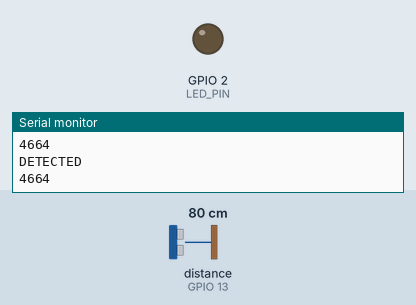
Bench run of a sketch on a simulated ESP8266 (NodeMCU). On the bench: output pins drawn as LEDs (lit = HIGH), the last lines printed to the serial monitor. Wiring (inferred from the names in the program): ultrasonic range finder: trigger GPIO 13; echo GPIO 13. Inputs (shaded band) come from the test bench; at power-on: distance to the obstacle (sensor on GPIO 13) 80 cm. The echo pulse lasts 58.3 µs per cm.

Above: at 1.2 s.
1.3 s: distance to the obstacle (sensor on GPIO 13) set to 19 cm
2.8 s: distance to the obstacle (sensor on GPIO 13) set to 16 cm
At 3.4 s:
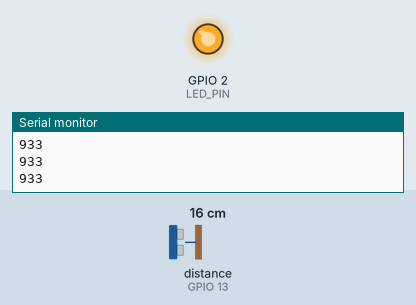
4.3 s: distance to the obstacle (sensor on GPIO 13) set to 18 cm
At 4.7 s:
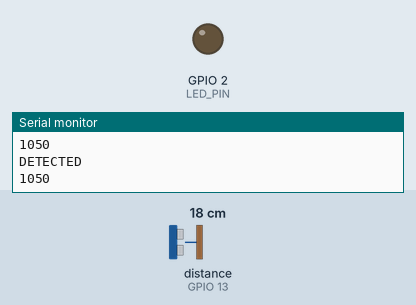
5.9 s: distance to the obstacle (sensor on GPIO 13) set to 2 cm
At 6.9 s:
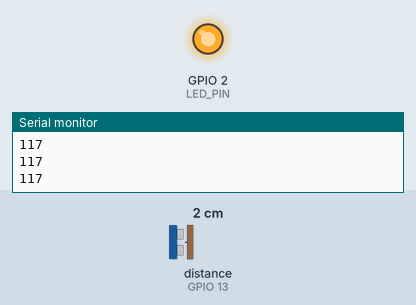
Timing chart, 0 to 8.4 s (numbered marks = the images above; inputs shaded):
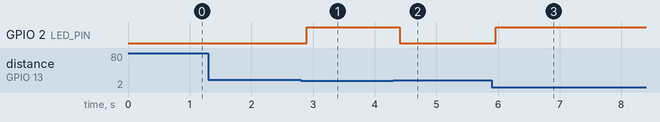

The sketch:

activitysensor.ino
```cpp
#include <ESP8266WiFi.h>

//////////////////////
// WiFi Definitions //
//////////////////////
const char WiFiAPPSK[] = "GPSOUTH-78";

/////////////////////
// Pin Definitions //
/////////////////////
const int LED_PIN = 2; // Thing's onboard, green LED
const int ANALOG_PIN = A0; // The only analog pin on the Thing
const int PING_PIN = 13; // Digital pin to be read

long upperBound = 10000;
long lowerBound = 1000;
bool visitor = false;
String s = "";
int countDown = 3;

WiFiServer server(80);

void setup() {
  // put your setup code here, to run once:
  initHardware();
  setupWiFi();
  server.begin();
}

void loop() {
  // put your main code here, to run repeatedly:

  long duration, distance;

  pinMode(PING_PIN, OUTPUT);

  // The PING))) is triggered by a HIGH pulse of 2 or more microseconds.
  // Give a short LOW pulse beforehand to ensure a clean HIGH pulse:
  digitalWrite(PING_PIN, LOW);
  delayMicroseconds(2);
  digitalWrite(PING_PIN, HIGH);
  delayMicroseconds(5);
  digitalWrite(PING_PIN, LOW);

  pinMode(PING_PIN, INPUT);
  duration = pulseIn(PING_PIN, HIGH);
  Serial.println(duration);
  delay(50);

    if (duration > lowerBound && duration < upperBound) {
      Serial.println("DETECTED");
      //Serial.println(visitor);
      //Serial.println(countDown);
      countDown -= 1;
      if (!visitor && countDown < 0) {
        Serial.println("VISITOR");
        s = "Content-Type: text/html\r\n\r\n";
        s += duration;
        s += ',';
        s += millis()/1000;
        visitor = true;
        countDown = 3;
        digitalWrite(LED_PIN, 0);
      }
    } else {
      visitor = false;
      if (countDown < 3) {
        countDown += 1;
      }
      digitalWrite(LED_PIN, 1);

    }

  // Check if a client has connected
  WiFiClient client = server.available();
  if (!client) {
    return;
  }
  // Read the first line of the request
  String req = client.readStringUntil('\r');
  Serial.println(req);
  client.flush();

  // Match the request
  // int val = -1; // We'll use 'val' to keep track of both the
                // request type (read/set) and value if set.
  //if (req.indexOf("/led/on") != -1)
  //  digitalWrite(LED_PIN, 0); // Will turn LED on
  //else if (req.indexOf("/led/off") != -1)
  //  digitalWrite(LED_PIN, 1); // Will turn LED off
  //else if (req.indexOf("/distance") != -1)
  //  val = 2; // Will turn LED off
  //else if (req.indexOf("/read") != -1)
  //  val = -2; // Will print pin reads
  // Otherwise request will be invalid. We'll say as much in HTML

  //client.flush();

  // Prepare the response. Start with the common header:
  //String s = "HTTP/1.1 200 OK\r\n";
  //s += "<!DOCTYPE HTML>\r\n<html>\r\n";

  // If we're setting the LED, print out a message saying we did
  //if (val >= 0)
  //{
  //  s += "LED is now ";
  //  s += (val)?"off":"on";
  //}
  //else if (val == -2)
  //{ // If we're reading pins, print out those values:
    //s += "Distance = ";

    /* The following trigPin/echoPin cycle is used to determine the
    distance of the nearest object by bouncing soundwaves off of it. */

    //Calculate the distance (in cm) based on the speed of sound.
    //distance = duration / 29 / 2;
    //s += distance;


    //Delay 50ms before next reading.
    delay(1000);


    //s += "<br>"; // Go to the next line.
    //s += "Analog Pin = ";
    //s += String(analogRead(ANALOG_PIN));
    //s += "<br>"; // Go to the next line.
  //}
  //else
  //{
  //  s += "Invalid Request.<br> Try /led/1, /led/0, or /read.";
  //}
  //s += "</html>\n";

  // Send the response to the client
  client.print(s);
  delay(1);
  Serial.println("Client disconnected");

}

void setupWiFi()
{
  WiFi.mode(WIFI_AP);

  // Do a little work to get a unique-ish name. Append the
  // last two bytes of the MAC (HEX'd) to "Thing-":
  uint8_t mac[WL_MAC_ADDR_LENGTH];
  WiFi.softAPmacAddress(mac);
  String macID = String(mac[WL_MAC_ADDR_LENGTH - 2], HEX) +
                 String(mac[WL_MAC_ADDR_LENGTH - 1], HEX);
  macID.toUpperCase();
  String AP_NameString = "ActivitySensor " + macID;

  char AP_NameChar[AP_NameString.length() + 1];
  memset(AP_NameChar, 0, AP_NameString.length() + 1);

  for (int i=0; i<AP_NameString.length(); i++)
    AP_NameChar[i] = AP_NameString.charAt(i);

  WiFi.softAP(AP_NameChar, WiFiAPPSK);
}

void initHardware()
{
  Serial.begin(115200);
  pinMode(PING_PIN, OUTPUT);
  pinMode(LED_PIN, OUTPUT);
  digitalWrite(LED_PIN, LOW);
  // Don't need to set ANALOG_PIN as input,
  // that's all it can be.
}
```

Measured:
- the behaviour switches between 18 and 17 cm on distance to the obstacle (sensor on GPIO 13) (found by bisection; images 0 and 1)
- after the input at 2.8 s, GPIO 2 (LED_PIN): LOW → HIGH after 0.10 s
- after the input at 4.3 s, GPIO 2 (LED_PIN): HIGH → LOW after 0.10 s
- after the input at 5.9 s, GPIO 2 (LED_PIN): LOW → HIGH after 0.06 s
